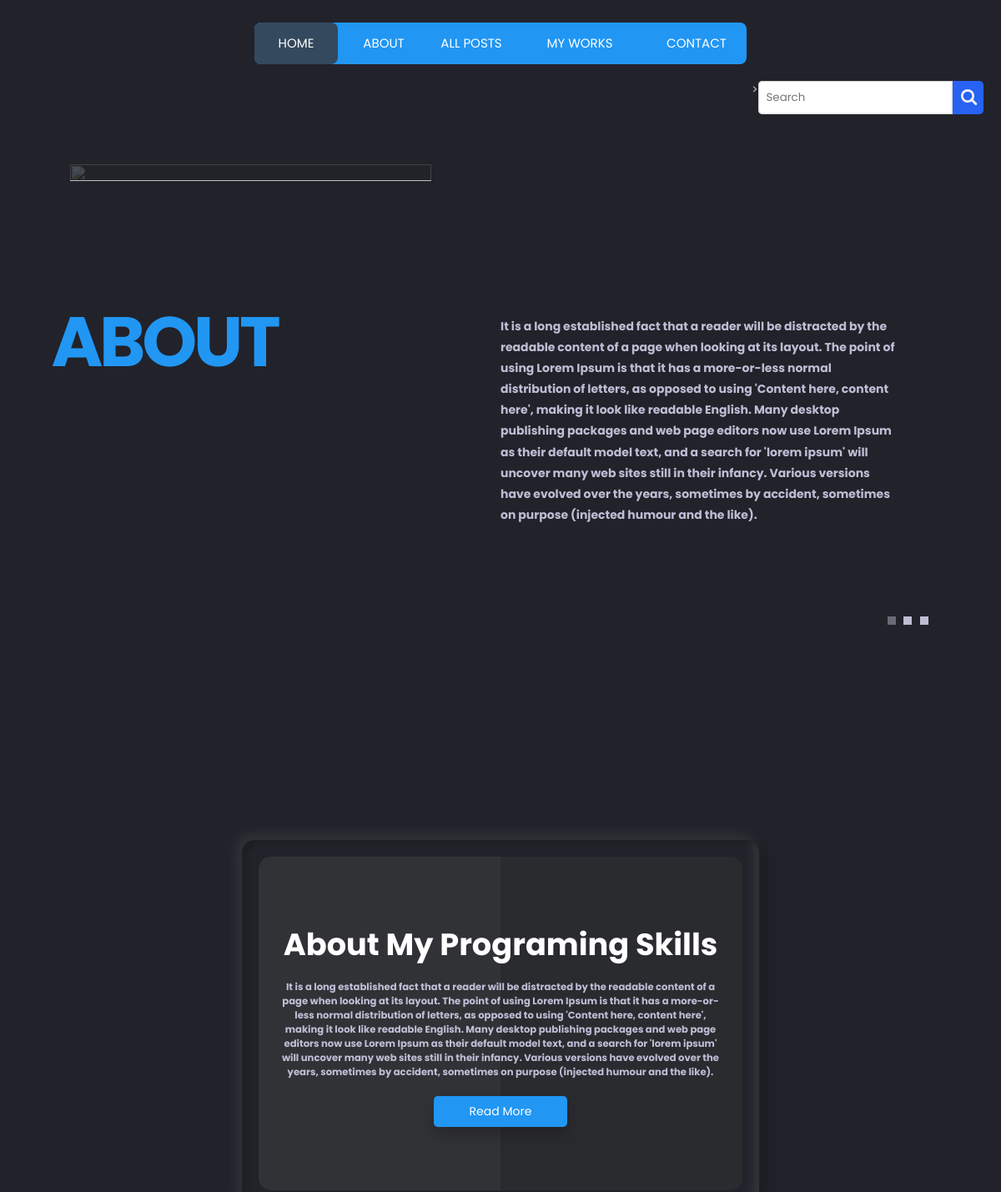
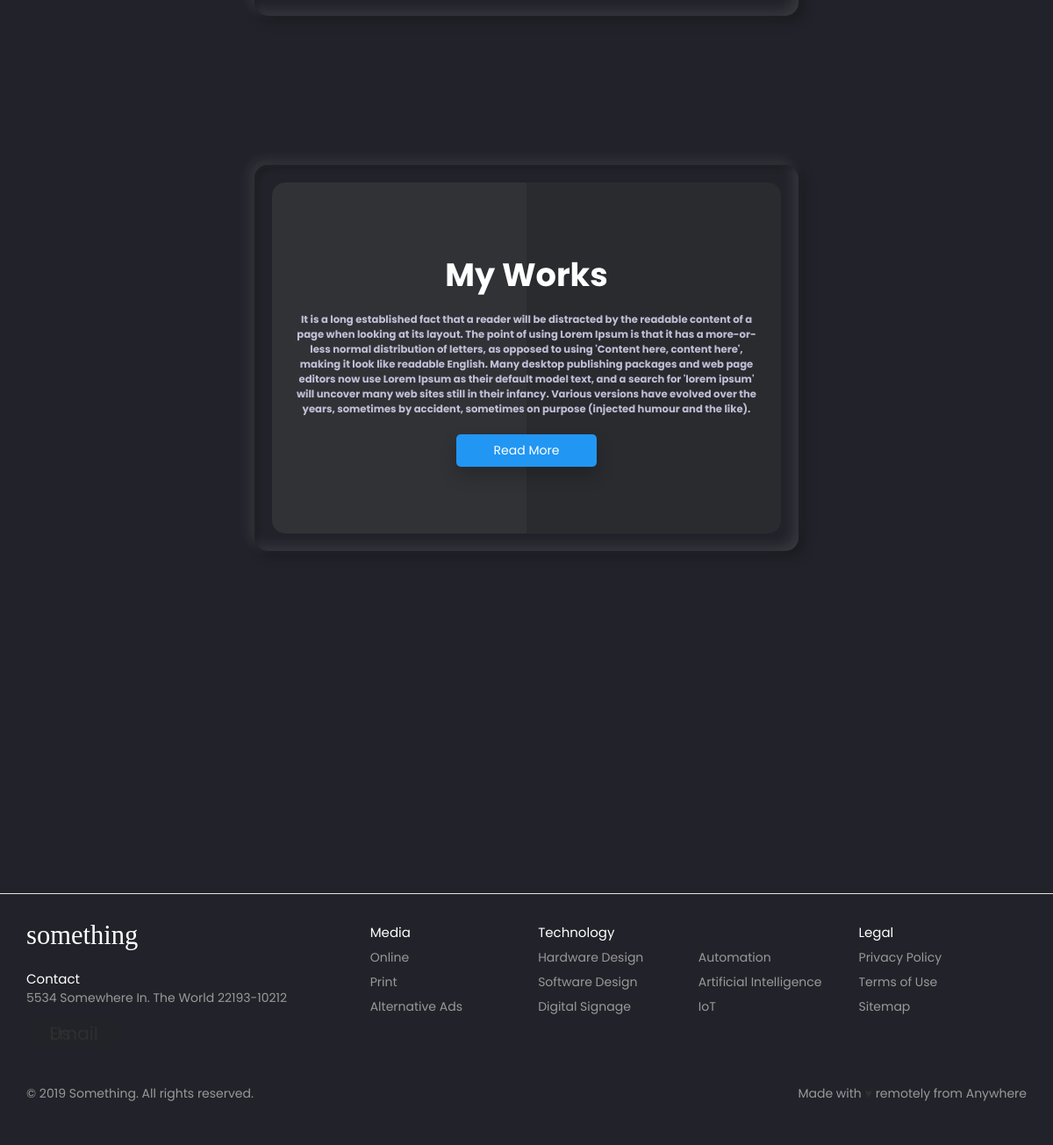
The page / on the database its author committed (2 pictures, top to bottom).
### immasin/models.py (models this page shows, shortened)
class Post(models.Model):
    SLIDE1 = 'slide1'
    SLIDE2 = 'slide2'
    SLIDE3 = 'slide3'
    ABOUT = 'about'
    POST = 'post'
    CHOISE_GROUP = {
        (SLIDE1, 'slide1'),
        (ABOUT, 'about'),
        (SLIDE2, 'slide2'),
        (SLIDE3, 'slide3'),
        (POST, 'post'),
    }
    title = models.CharField(max_length=255)
    author = models.ForeignKey(User, on_delete=models.CASCADE)
    body = models.TextField()
    header_image = models.ImageField(null=True, blank=True, upload_to="images/")
    post_date = models.DateField(auto_now_add=True)
    grop = models.CharField(max_length=20, choices=CHOISE_GROUP, default=POST)
    likes = models.ManyToManyField(User, related_name='blog_posts')

### immasin/views.py (the view)
# urls.py: path('', HomeView, name="home"),
def HomeView(request):
    product = Post.objects.all()
    context = {
        'pr':product
    }
    return render(request, 'home.html', context)

### immasin/templates/home.html (shortened to what this page needs)
<nav>
  <a  href="{% url 'home' %}">Home</a>
  <a href="{% url 'aboutme' %}">About</a>
  <a href="{% url 'allpost' %}">All Posts</a>
  <a href="#">My Works</a>
  <a href="{% url 'contact-us' %}">Contact</a>
  <div class="animation start-home"></div>
</nav>
<div class="content-width">
  <div class="slideshow">
    <div class="slideshow-items">
      <div class="item">
        <div class="item-image-container">
          <img class="item-image" src="https://i.pinimg.com/564x/23/a4/86/23a4860b8b70b1eb27f2791b97aaee8e.jpg" />
        </div>
        <div class="item-header">
          <span class="vertical-part"><b>A</b></span>
          <span class="vertical-part"><b>B</b></span>
          <span class="vertical-part"><b>O</b></span>
          <span class="vertical-part"><b>U</b></span>
             <span class="vertical-part"><b>T</b></span>
        </div>
        <div class="item-description">
          <span class="vertical-part">
            {% for post in pr %}
             {% if post.grop == "slide3" %}
              <b>{{ post.body }}</b>
            {% endif %}
            {% endfor %}
          </span>
        </div>
      </div>
      <div class="item">
        <div class="item-image-container">
        </div>
        <div class="item-header">
          <span class="vertical-part"><b>S</b></span>
          <span class="vertical-part"><b>p</b></span>
          <span class="vertical-part"><b>o</b></span>
          <span class="vertical-part"><b>t</b></span>
          <span class="vertical-part"><b>i</b></span>
          <span class="vertical-part"><b>f</b></span>
          <span class="vertical-part"><b>y</b></span>
        </div>
        <div class="item-description">
          <span class="vertical-part">
              {% for post in pr %}
             {% if post.grop == "slide2" %}
          </span>
            {% endif %}
          {% endfor %}
        </div>
      </div>
      <div class="item">
        <div class="item-image-container">
        </div>
        <div class="item-header">
          <span class="vertical-part"><b>A</b></span>
          <span class="vertical-part"><b>i</b></span>
          <span class="vertical-part"><b>r</b></span>
          <span class="vertical-part"><b>b</b></span>
          <span class="vertical-part"><b>n</b></span>
          <span class="vertical-part"><b>b</b></span>
        </div>
        <div class="item-description">
          {% for post in pr %}
             {% if post.grop == "slide1" %}
          <span class="vertical-part">
          </span>
          {% endif %}
          {% endfor %}
        </div>
      </div>
    </div>
    <div class="controls">
      <ul>
        <li class="control" data-index="0"></li>
        <li class="control" data-index="1"></li>
        <li class="control" data-index="2"></li>
      </ul>
    </div>
  </div>
</div>
{% for post in pr %}
  {% if post.grop == "post" %}
  <div class="container">
   <div class="card">
     <div class="box">
       <div class="content">
         <h3>{{ post.title }}</h3>
         <h5> {{ post.body }}</h5>
         <a  href="{% url 'article-detail' post.pk %}">Read More</a>
       </div>
     </div>
   </div>
 {%endif%}
{%endfor%}
<footer class="footer">
  <div class="footer__addr">
    <h1 class="footer__logo">Something</h1>
    <h2>Contact</h2>
    <address>
      5534 Somewhere In. The World 22193-10212<br>
      <a class="footer__btn" href="mailto:example@gmail.com">Email Us</a>
    </address>
  </div>
  <ul class="footer__nav">
    <li class="nav__item">
      <h2 class="nav__title">Media</h2>
      <ul class="nav__ul">
        <li>
          <a href="#">Online</a>
        </li>
        <li>
          <a href="#">Print</a>
        </li>
        <li>
          <a href="#">Alternative Ads</a>
        </li>
      </ul>
    </li>
    <li class="nav__item nav__item--extra">
      <h2 class="nav__title">Technology</h2>
      <ul class="nav__ul nav__ul--extra">
        <li>
          <a href="#">Hardware Design</a>
        </li>
        <li>
          <a href="#">Software Design</a>
        </li>
        <li>
          <a href="#">Digital Signage</a>
        </li>
        <li>
          <a href="#">Automation</a>
        </li>
        <li>
          <a href="#">Artificial Intelligence</a>
        </li>
        <li>
          <a href="#">IoT</a>
        </li>
      </ul>
    </li>
    <li class="nav__item">
      <h2 class="nav__title">Legal</h2>
      <ul class="nav__ul">
        <li>
          <a href="#">Privacy Policy</a>
        </li>
        <li>
          <a href="#">Terms of Use</a>
        </li>
        <li>
          <a href="#">Sitemap</a>
        </li>
      </ul>
    </li>
  </ul>
  <div class="legal">
    <p>&copy; 2019 Something. All rights reserved.</p>
    <div class="legal__links">
      <span>Made with <span class="heart">♥</span> remotely from Anywhere</span>
    </div>
  </div>
</footer>
<form  class="search-bar"  method=POST action="{% url 'search-venues' %}"> {% csrf_token %}>
	<input class="form-control me-2" type="search" placeholder="Search" aria-label="Search" name="searched">
	<button class="search-btn" type="submit">
	</button>
</form>

### rows shown on the page
Post: body "It is a long established fact that a reader will be distracted by the readable content of a page when looking at its layout. The point of using Lorem Ipsum is that it has a more-or-less normal distribution of letters, as opposed to using 'Content here, content here', making it look like readable English. Many desktop publishing packages and web page editors now use Lorem Ipsum as their default model text, and a search for 'lorem ipsum' will uncover many web sites still in their infancy. Various versions have evolved over the years, sometimes by accident, sometimes on purpose (injected humour and the like)."
Post: title "About My Programing Skills", body "It is a long established fact that a reader will be distracted by the readable content of a page when looking at its layout. The point of using Lorem Ipsum is that it has a more-or-less normal distribution of letters, as opposed to using 'Content here, content here', making it look like readable English. Many desktop publishing packages and web page editors now use Lorem Ipsum as their default model text, and a search for 'lorem ipsum' will uncover many web sites still in their infancy. Various versions have evolved over the years, sometimes by accident, sometimes on purpose (injected humour and the like)."
Post: title "My Works", body "It is a long established fact that a reader will be distracted by the readable content of a page when looking at its layout. The point of using Lorem Ipsum is that it has a more-or-less normal distribution of letters, as opposed to using 'Content here, content here', making it look like readable English. Many desktop publishing packages and web page editors now use Lorem Ipsum as their default model text, and a search for 'lorem ipsum' will uncover many web sites still in their infancy. Various versions have evolved over the years, sometimes by accident, sometimes on purpose (injected humour and the like)."
